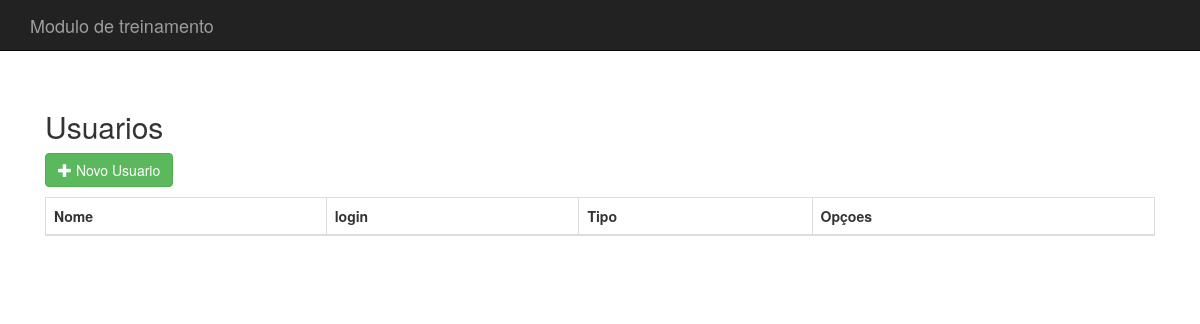
Before: /usuarios.php with the older database file.
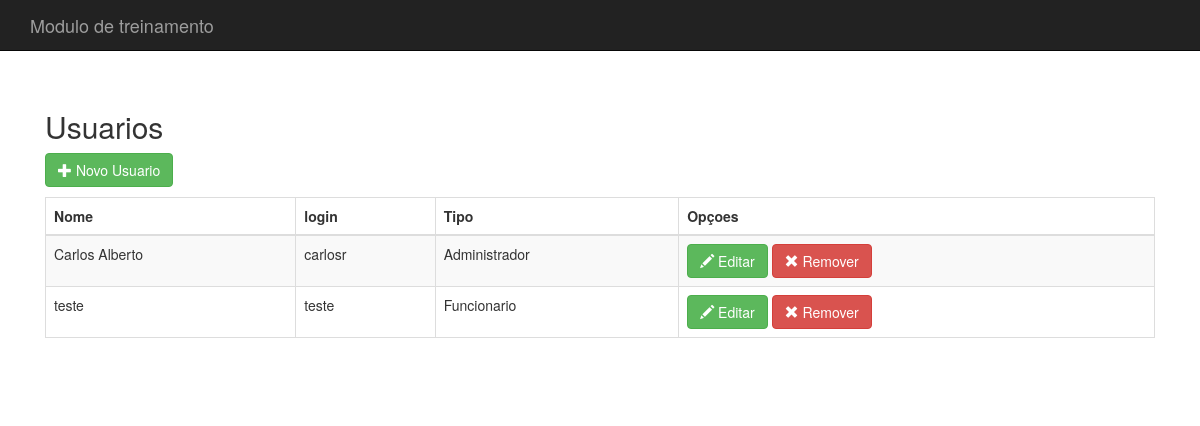
After: the same page with the newer database file.
### tables this page shows
CREATE TABLE IF NOT EXISTS `usuarios` (
`usuario_id` int(11) NOT NULL,
  `usuario_nome` varchar(255) NOT NULL,
  `usuario_login` varchar(255) NOT NULL,
  `usuario_senha` varchar(255) NOT NULL,
  `usuario_tipo` varchar(255) NOT NULL
);

### usuarios.php (the view, shortened to what this page needs)
<?php
include 'conf/header.php';
$stmt = $conn->prepare("SELECT usuario_id,usuario_nome,usuario_login,usuario_tipo FROM usuarios order by usuario_nome");
$stmt->execute();
$stmt->bind_result($id,$nome,$login,$tipo);
?>
<h2>Usuarios</h2>
<a class="btn btn-success" href="usuarios_edit.php?id=0" role="button"><i class="glyphicon glyphicon-plus"></i> Novo Usuario</a>
<table class="table table-bordered table-hover table-striped">
	<thead>
		<tr>
			<th>Nome</th>
			<th>login</th>
			<th>Tipo</th>
			<th>Opçoes</th>
		</tr>
	</thead>
	<tbody>
	<?php
		while($stmt->fetch()){
	?>
		<tr>
			<td><?php echo htmlspecialchars($nome)?></td>
			<td><?php echo htmlspecialchars($login)?></td>
			<td><?php echo htmlspecialchars($tipo)?></td>
			<td>
				<a class="btn btn-success" href="usuarios_edit.php?id=<?php echo $id ?>" role="button"><i class="glyphicon glyphicon-pencil"></i> Editar</a>
				<a class="btn btn-danger"  href="usuarios_delete.php?id=<?php echo $id ?>" onclick="return confirm('Deseja realmente remover?');" role="button"><i class="glyphicon glyphicon-remove"></i> Remover</a>
			</td>
		</tr>
	<?php
		}
	?>
	</tbody>
</table>
<?php
include 'conf/footer.php';
?>

Changed rows visible on the page:
added usuarios: usuario_nome "Carlos Alberto", usuario_login "carlosr", usuario_tipo "Administrador"
added usuarios: usuario_nome "teste", usuario_login "teste", usuario_tipo "Funcionario"
